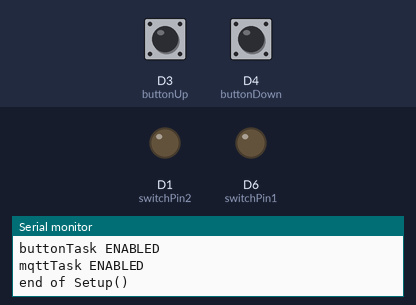
Simulated run of this sketch. Board: ESP8266 (NodeMCU). On the bench: output pins drawn as LEDs (lit = HIGH), the last lines printed to the serial monitor. The inputs (shaded band) are chosen by the test bench; at power-on: D3 (buttonUp) LOW, D4 (buttonDown) LOW. WiFi joins after 1.5 s; servers stay silent unless stated; no MQTT or app messages arrive unless stated.

Above: at 3.5 s.
3.6 s: D3 (buttonUp) pulled HIGH for 0.15 s
At 4.4 s:
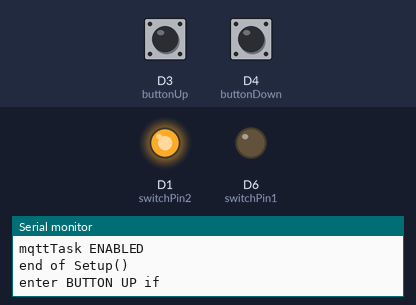
5.2 s: D4 (buttonDown) pulled HIGH for 0.15 s
At 6.1 s:
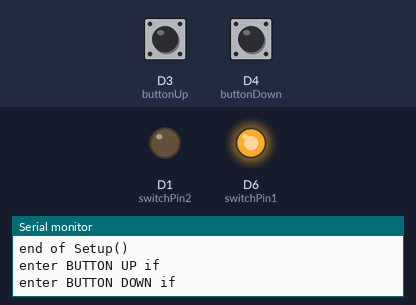
8.7 s: D3 (buttonUp) pulled HIGH for 1 s
At 9.9 s:
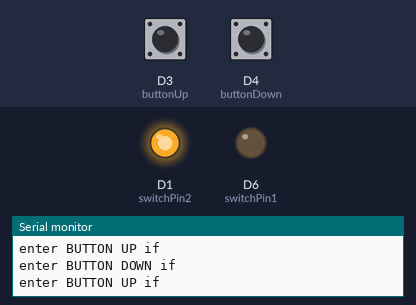
11.2 s: D3 (buttonUp) pulled HIGH for 3.2 s
At 12.6 s:
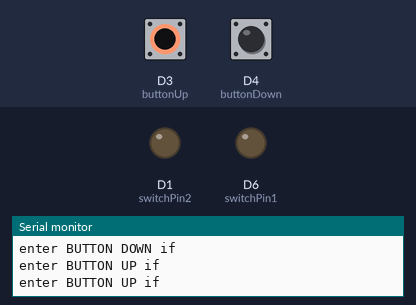
Timing chart, 0 to 14.2 s (numbered marks = the images above; inputs shaded):
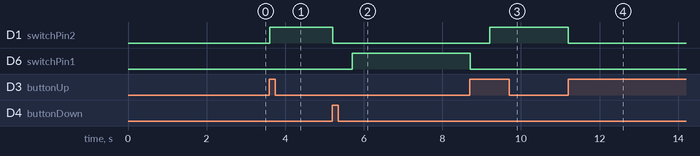

Measured:
- after the input at 3.6 s, D1 (switchPin2): LOW → HIGH at once
- after the input at 5.2 s, D1 (switchPin2): HIGH → LOW at once; D6 (switchPin1): LOW → HIGH after 0.51 s
- after the input at 8.7 s, D1 (switchPin2): LOW → HIGH after 0.51 s; D6 (switchPin1): HIGH → LOW at once
- after the input at 11.2 s, D1 (switchPin2): HIGH → LOW at once

The sketch:

main.ino
```cpp
#include <PubSubClient.h>
#include <ESP8266WiFi.h>
#include <ArduinoOTA.h>
#include <TaskScheduler.h>
#include <stdlib.h>

void callback(char* topic, byte* payload, unsigned int length);

#define MQTT_SERVER "192.168.1.4"  //you MQTT IP Address
const char* ssid = "ssid";
const char* password = "pass";

int stateUp = HIGH;
int stateDown = HIGH;
const int switchPin1 = D6;
const int switchPin2 = D1;

char const* home_cover = "/home/cover/set/";


Scheduler runner;
WiFiClient wifiClient;
PubSubClient client(MQTT_SERVER, 1883, callback, wifiClient);

void mqttLoop();
void buttonLoop();

bool buttonSetup();

Task buttonTask(50, TASK_FOREVER, &buttonLoop, NULL, false, &buttonSetup);
Task mqttTask(100, TASK_FOREVER, &mqttLoop, NULL, false);

void setup() {
  Serial.begin(115200);
  delay(200);
  Serial.println("enter main Setup()");
  delay(200);

  //initialize the switch as an output and set to LOW (off)
  pinMode(switchPin1, OUTPUT); // Relay Switch 1
  digitalWrite(switchPin1, LOW);

  pinMode(switchPin2, OUTPUT); // Relay Switch 2
  digitalWrite(switchPin2, LOW);

  //start the serial line for debugging

  //start wifi subsystem
  WiFi.begin(ssid, password);
  //attempt to connect to the WIFI network and then connect to the MQTT server
  reconnect();
  Serial.println("setup reconnect() done");

  //wait a bit before starting the main loop

  // Inint task schedueler
  runner.init();
  runner.addTask(buttonTask);
  Serial.println("button task added");
  runner.addTask(mqttTask);
  Serial.println("mqtt task added");
  delay(200);

  buttonTask.enable();
  Serial.println("buttonTask ENABLED");
  mqttTask.enable();
  Serial.println("mqttTask ENABLED");
  Serial.println("end of Setup()");
}


void loop() {
  runner.execute();
}


//fadeTask.enableIfNot();
```

button.ino
```cpp
int buttonUp = D3;
int buttonDown = D4;
int readingUp;           // the current reading from the input pin
int readingDown;           // the current reading from the input pin
int previousUp = LOW;    // the previous reading from the input pin
int previousDown = LOW;    // the previous reading from the input pin
long buttonTime = 0;         // the last time the output pin was toggled
long debounce = 200;   // the debounce time, increase if the output flickers


void buttonLoop() {
  readingUp = digitalRead(buttonUp);
  readingDown = digitalRead(buttonDown);

  if (readingUp == HIGH && previousUp == LOW && millis() - buttonTime > debounce) {
    Serial.println("enter BUTTON UP if");
    if (stateUp == HIGH && stateDown == HIGH) {
      digitalWrite(switchPin2, HIGH);
      stateUp = LOW;
      client.publish("/home/cover/state/", "UP");
    }
    else if (stateUp == LOW) {
      digitalWrite(switchPin2, LOW);
      digitalWrite(switchPin1, LOW);
      stateUp = HIGH;
      client.publish("/home/cover/state/", "STOP");
    }
    else if (stateDown == LOW) {
      digitalWrite(switchPin1, LOW);
      delay(500);
      digitalWrite(switchPin2, HIGH);
      stateUp = LOW;
      stateDown = HIGH;
      client.publish("/home/cover/state/", "DOWN");
    }
  }

  if (readingDown == HIGH && previousDown == LOW && millis() - buttonTime > debounce) {
    Serial.println("enter BUTTON DOWN if");
    if (stateUp == HIGH && stateDown == HIGH) {
      digitalWrite(switchPin2, LOW);
      digitalWrite(switchPin1, HIGH);
      stateDown = LOW;
      client.publish("/home/cover/state/", "DOWN");
    }
    else if (stateDown == LOW) {
      digitalWrite(switchPin1, LOW);
      stateDown = HIGH;
      client.publish("/home/cover/state/", "STOP");

    }
    else if (stateUp == LOW) {
      digitalWrite(switchPin2, LOW);
      delay(500);
      digitalWrite(switchPin1, HIGH);
      stateUp = HIGH;
      stateDown = LOW;
      client.publish("/home/cover/state/", "STOP");

    }
  }


  previousUp = readingUp;
  previousDown = readingDown;

}

bool buttonSetup(){
  Serial.println("enter buttonSetup()");
  pinMode(buttonUp, INPUT);
  delay(100);
  Serial.println("buttonUp INPUT done");
  pinMode(buttonDown, INPUT);
  delay(100);
  Serial.println("buttonDown INPUT done \n end of buttonSetup() ");
  return true;
}
```

functions.ino
```cpp
int firstWifiloop=0;
void callback(char* p_topic, byte* p_payload, unsigned int p_length) {

  //convert topic to string to make it easier to work with
  String topicStr = p_topic;
  String payload;
  for (uint8_t i = 0; i < p_length; i++) {
    payload.concat((char)p_payload[i]);
  }
  //EJ: Note:  the "topic" value gets overwritten everytime it receives confirmation (callback) message from MQTT

  //Print out some debugging info
  Serial.println("Callback update.");
  Serial.print("Topic: ");
  Serial.println(topicStr);

  if (topicStr == "/home/cover/set/") {

    if (payload.equals(String("UP"))) {
      digitalWrite(switchPin1, LOW);
      delay(200);
      digitalWrite(switchPin2, HIGH);
      stateUp = LOW;
      client.publish("/home/cover/state/", "UP");
    }

    else if (payload.equals(String("DOWN"))) {
      digitalWrite(switchPin2, LOW);
      delay(200);
      digitalWrite(switchPin1, HIGH);
      stateDown = LOW;
      client.publish("/home/cover/state/", "DOWN");
    }

    else if (payload.equals(String("STOP"))) {
      digitalWrite(switchPin2, LOW);
      digitalWrite(switchPin1, LOW);
      stateUp = HIGH;
      stateUp = HIGH;
      client.publish("/home/cover/state/", "STOP");
    }
  }

}


void reconnect() {

  //attempt to connect to the wifi if connection is lost
  if (WiFi.status() != WL_CONNECTED) {
    //debug printing
    Serial.print("Connecting to ");
    Serial.println(ssid);

    //loop while we wait for connection

    while (WiFi.status() != WL_CONNECTED && firstWifiloop<20 ) {
      delay(500);
      Serial.print(".");
      firstWifiloop++;

    }
    if (WiFi.status() == WL_CONNECTED){
    //print out some more debug once connected
    Serial.println("");
    Serial.println("WiFi connected");
    Serial.println("IP address: ");
    Serial.println(WiFi.localIP());
    }
  }

  //make sure we are connected to WIFI before attemping to reconnect to MQTT
  if (WiFi.status() == WL_CONNECTED) {
    // Loop until we're reconnected to the MQTT server
    while (!client.connected()) {
      Serial.print("Attempting MQTT connection...");

      // Generate client name based on MAC address and last 8 bits of microsecond counter
      String clientName;
      clientName += "esp8266-";
      uint8_t mac[6];
      WiFi.macAddress(mac);
      clientName += macToStr(mac);

      //if connected, subscribe to the topic(s) we want to be notified about
      //EJ: Delete "mqtt_username", and "mqtt_password" here if you are not using any
      if (client.connect((char*) clientName.c_str())) { //EJ: Update accordingly with your MQTT account
        Serial.println("\tMQTT Connected");
        client.subscribe(home_cover);

        //EJ: Do not forget to replicate the above line if you will have more than the above number of relay switches
      }

      //otherwise print failed for debugging
      else {
        Serial.println("\tFailed.");
        break;
      }
    }
  }

}

//generate unique name from MAC addr
String macToStr(const uint8_t* mac) {

  String result;

  for (int i = 0; i < 6; ++i) {
    result += String(mac[i], 16);

    if (i < 5) {
      result += ':';
    }
  }

  return result;
}
```

mqtt.ino
```cpp
void mqttLoop() {
  //reconnect if connection is lost
  if (!client.connected() || WiFi.status() != WL_CONNECTED) {
    if (WiFi.status() != WL_CONNECTED)
      Serial.println("WiFi is not connected");
    if (!client.connected())
      Serial.println("mqtt client is not connected");

    reconnect();
    Serial.println("reconnect...");
    mqttTask.delay(2000);
  }

  //maintain MQTT connection
  client.loop();

  //MUST delay to allow ESP8266 WIFI functions to run
  delay(10);


}
```
